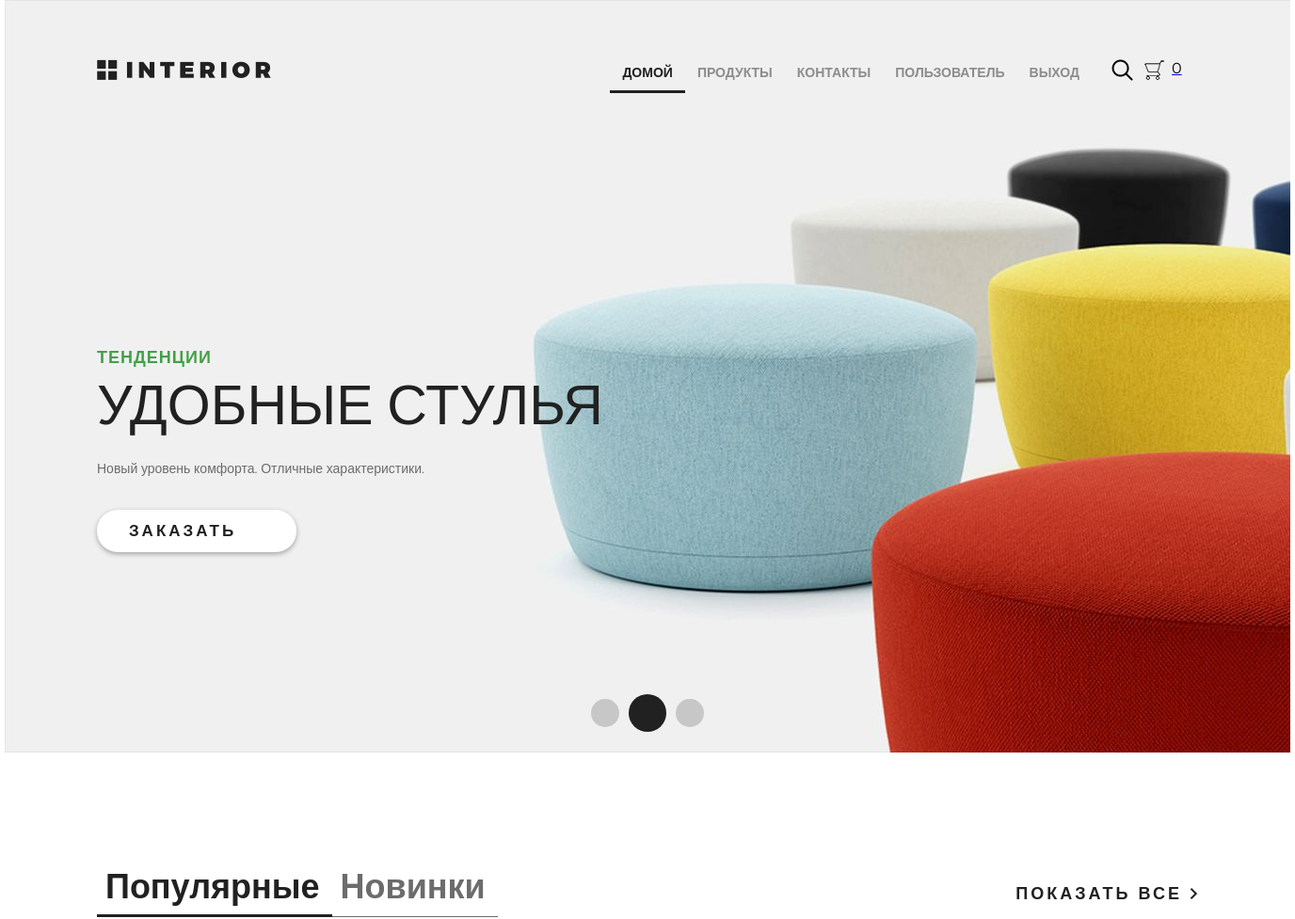
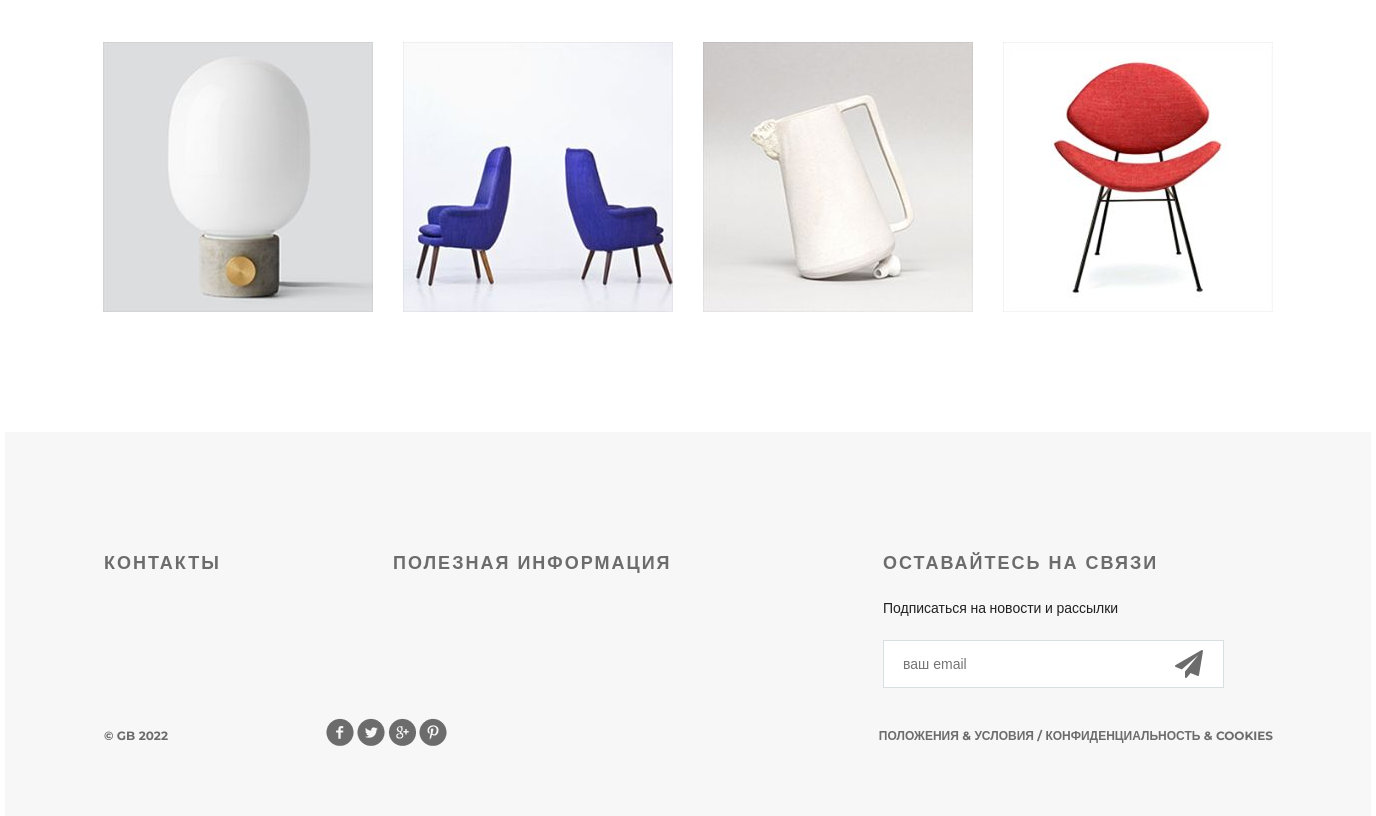
Page / (signed in) on the committed database (2 pictures, top to bottom).
### authapp/models.py (models this page shows)
class ShopUser(AbstractUser):
    avatar = models.ImageField(upload_to='users', blank=True, verbose_name='аватарка')
    age = models.SmallIntegerField(verbose_name='возраст')

### mainapp/models.py (models this page shows, shortened)
class Product(models.Model):
    category = models.ForeignKey(Category, on_delete=models.CASCADE, verbose_name='Категория')
    name = models.CharField(max_length=128, verbose_name="Название")
    image = models.ImageField(upload_to='product', blank=True, null=True, verbose_name='Изображение')
    short_desc = models.CharField(max_length=70, verbose_name="Краткое описание")
    description = models.TextField(verbose_name="Описание")
    price = models.DecimalField(max_digits=8, decimal_places=2, verbose_name='Цена')
    quantity = models.PositiveSmallIntegerField(default=0, verbose_name='Количество')
    class Meta:
        verbose_name = "продукт"
        verbose_name_plural = "продукты"

### mainapp/views.py (the view)
# urls.py: path('', views.index, name='index'),
def index(request):
    context = {
        'products': Product.objects.all()[:4],
        'basket': get_basket(request.user)
    }
    return render(request, 'mainapp/index.html', context)

### mainapp/views.py (called while the page is built)
def get_basket(user):
    basket_list = 0
    if user.is_authenticated:
        basket_list = sum(list(Basket.objects.filter(user=user).values_list('quantity', flat=True)))
    return basket_list

### mainapp/templates/mainapp/index.html (shortened to what this page needs)
{% extends 'mainapp/base.html' %}
{% load static %}
{% block menu %}
		<div class="slider">
			<div class="header clearfix">
				{% include 'mainapp/includes/inc_main_menu.html' %}
			</div>
			<div class="text-slider">
				<h3 class="green">тенденции</h3>
				<h3 class="big"> удобные стулья</h3>
				<p>Новый уровень комфорта. Отличные характеристики.</p>
				<a href="#" class="button-order">заказать <img src="{% static 'img/arrow.png' %}' %}" alt=""></a>
			</div>
			<div class="navi">
				<a href="#"></a><a href="#"></a><a href="#"></a>
			</div>
		</div>
{% endblock %}
{% block content %}
		<div class="featured">
			<div class="featured-menu">
					<a class="active" href="#">Популярные</a><a href="#">Новинки</a>
			</div>
			<a class="explore" href="#">показать все <img src="{% static 'img/arrow.png' %}" alt=""></a>
			<div class="clearfix">
			</div>
			<div class="tab-content">
				{% for product in products %}
				<div class="block">
					<a href="{% url 'basket:add' product.pk %}"><img src="{% if product.image %}/media/{{ product.image }}{% else %}{% static 'img/product-1.jpg' %}{% endif %}" alt="{{ product.short_desc }}">
					</a>
				</div>
				{% endfor %}
			</div>
		</div>
{% endblock %}

### mainapp/templates/mainapp/includes/inc_main_menu.html (shortened to what this page needs)
<a href="{% url 'index' %}" class="logo"></a>
<ul class="menu">
	<li><a href="{% url 'index' %}" {% if request.resolver_match.url_name == 'index' %}
		class="active" {% endif %} >домой</a></li>
	<li><a href="{% url 'products:products_hot_product' %}">продукты</a></li>
	<li><a href="{% url 'contact' %}">контакты</a></li>
	{% if user.is_authenticated %}
	<li><a href="{% url 'authapp:edit' %}">{{ user.first_name|default:"Пользователь" }}</a></li>
	<li><a href="{% url 'authapp:logout' %}">выход</a></li>
	{% else %}
	<li><a href="{% url 'authapp:login' %}">вход</a></li>
	{% endif %}
</ul>
<a href="#" class="search"></a>
<a href="{% url 'basket:list' %}" class="basket">
	<span style="display: block; margin-left: 30px; color: black">{{ basket }}</span>
</a>

### static/css/style.css (style rules this page uses)
* { margin: 0; padding: 0; }
body { font-family: 'Montserrat', sans-serif; }
html, body { height: 100%; }
.slider { height: 800px; background-image: url(/static/img/slider.jpg); padding-left: 98px; padding-right: 211px; position: relative; }
.logo { background-image: url(/static/img/logo.png); margin-top: 63px; width: 185px; height: 22px; float: left; }
.menu { list-style-type: none; margin-top: 67px; float: right; }
.menu li { float: left; }
.menu a { color: #8c8c8c; font-size: 14px; font-weight: 700; text-align: right; text-transform: uppercase; text-decoration: none; padding: 10px 13px; }
.menu .active { color: #212121; font-weight: 700; border-bottom: 3px solid #212121; }
.search { display: block; width: 23px; height: 23px; background-image: url(/static/img/search.png); position: absolute; top: 63px; left: 1176px; }
.basket { display: block; width: 23px; height: 23px; background-image: url(/static/img/basket.png); position: absolute; top: 63px; left: 1210px; }
.clearfix:after { content: ""; display: block; clear: both; }
.text-slider { margin-top: 288px; position: absolute; }
.text-slider p { color: #6c6c6c; font-size: 14px; text-align: left; width: 458px; line-height: 24px; }
.button-order { background-color: #ffffff; box-shadow: 0px 2px 4.85px 0.15px rgba(33, 33, 33, 0.35); width: 212px; height: 45px; display: block; text-transform: uppercase; text-align: center; border-radius: 22px; text-decoration: none; color: #212121; font-size: 17px; font-weight: 700; line-height: 45px; margin-top: 32px; letter-spacing: 3px; }
.green { text-transform: uppercase; color: #43a047; font-size: 18px; font-weight: 700; text-align: left; margin-bottom: 22px; line-height: 13px; letter-spacing: 1px; }
.big { color: #212121; font-size: 59px; line-height: 43px; text-transform: uppercase; font-weight: 100; margin-bottom: 34px; }
.navi { position: absolute; bottom: 22px; right: 618px; display: flex; width: 130px; height: 40px; justify-content: space-between; align-items: center; }
.navi a { display: block; width: 30px; height: 30px; border-radius: 50%; background-color: rgba(33, 33, 33, 0.2); float: left; margin: 0px 5px; }
.navi a:nth-child(2) { display: block; width: 40px; height: 40px; border-radius: 50%; background-color: #212121; float: left; margin: 0px; }
.featured { padding-left: 98px; padding-right: 98px; }
.featured-menu { margin-top: 120px; width: 300px; height: 49px; float: left; }
.featured-menu a { color: #6c6c6c; font-size: 36px; font-weight: 700; text-align: left; text-decoration: none; border-bottom: 1px solid #6c6c6c; padding-bottom: 10px; padding-right: 13px; padding-left: 9px; }
.featured-menu .active { font-size: 36px; font-weight: 700; text-align: left; color: #212121; border-bottom: 3px solid #212121; padding-bottom: 8px; }
.explore { text-transform: uppercase; color: #212121; font-size: 18px; font-weight: 700; line-height: 24px; text-align: center; float: right; margin-top: 138px; letter-spacing: 3px; text-decoration: none; }
.tab-content { margin-top: 50px; display: flex; justify-content: space-between; margin-bottom: 120px; }
.tab-content .block { height: 270px; width: 270px; position: relative; }

### rows in the picture
ShopUser: first_name "ПОЛЬЗОВАТЕЛЬ"
Product: image (picture)
Product: image (picture)
Product: image (picture)
Product: image (picture)

### other values in the picture
{{ basket }} "0"
